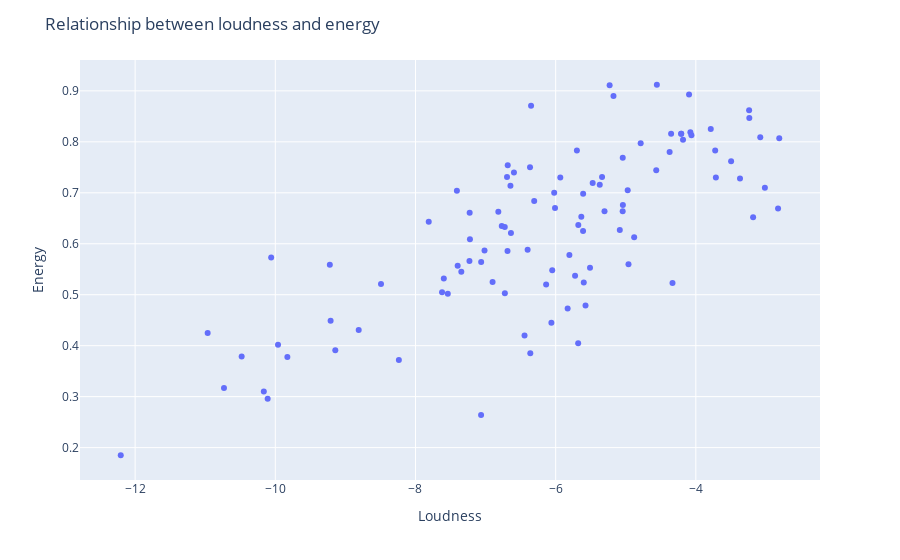

The code cell stored with this chart in its notebook:
### Markdown cell above
# EDA through Plots

### Code cell
fig = px.scatter(features_df, x="loudness", y="energy", hover_data=["name", "duration"])

# Add title and axis labels
fig.update_layout(title='Relationship between loudness and energy', 
                  xaxis_title='Loudness', yaxis_title='Energy')

fig.show()

### Figure 1 — Plotly figure (JSON) as saved in the notebook; plotly's stock layout.template omitted (floating-point values rounded to 4 significant figures; data arrays with more than 128 entries replaced by an {"elided": "..."} marker saying what was removed)
{"data": [{"customdata": {"elided": "100x2 mixed values"}, "hovertemplate": "loudness=%{x}<br>energy=%{y}<br>name=%{customdata[0]}<br>duration=%{customdata[1]}<extra></extra>", "legendgroup": "", "marker": {"color": "#636efa", "symbol": "circle"}, "mode": "markers", "name": "", "orientation": "v", "showlegend": false, "type": "scatter", "x": [-5.934, -3.183, -6.4, -5.679, -6.136, -5.574, -5.609, -5.599, -10.16, -4.374, -6.049, -6.818, -6.9, -7.398, -7.015, -10.96, -6.061, -7.23, -12.21, -10.11, -4.209, -9.211, -10.48, -9.961, -6.769, -2.81, -6.362, -5.338, -9.828, -3.497, -4.88, -5.303, -7.064, -5.175, -10.73, -3.37, -9.144, -4.333, -5.677, -6.366, -4.972, -6.021, -5.697, -6.694, -6.009, -6.638, -7.346, -7.063, -3.714, -6.351, -5.044, -7.811, -3.24, -5.371, -8.81, -3.081, -4.078, -5.472, -5.804, -6.444, -4.183, -5.085, -2.827, -7.409, -4.565, -6.306, -3.015, -5.23, -7.223, -8.237, -3.787, -6.645, -7.539, -5.634, -5.041, -10.06, -6.725, -6.595, -7.596, -5.043, -3.724, -4.353, -5.723, -4.097, -8.492, -4.961, -6.687, -3.237, -4.063, -6.684, -5.608, -4.556, -9.222, -6.726, -7.621, -5.829, -7.227, -4.209, -4.787, -5.51], "xaxis": "x", "y": [0.73, 0.652, 0.588, 0.405, 0.52, 0.479, 0.625, 0.524, 0.31, 0.78, 0.548, 0.663, 0.525, 0.557, 0.587, 0.425, 0.445, 0.566, 0.185, 0.296, 0.816, 0.449, 0.379, 0.402, 0.635, 0.807, 0.385, 0.731, 0.378, 0.762, 0.613, 0.664, 0.264, 0.89, 0.317, 0.728, 0.391, 0.523, 0.637, 0.75, 0.705, 0.7, 0.783, 0.731, 0.67, 0.621, 0.545, 0.564, 0.73, 0.871, 0.664, 0.643, 0.862, 0.716, 0.431, 0.809, 0.819, 0.719, 0.578, 0.42, 0.804, 0.627, 0.669, 0.704, 0.744, 0.684, 0.71, 0.911, 0.609, 0.372, 0.825, 0.714, 0.502, 0.653, 0.676, 0.573, 0.503, 0.74, 0.532, 0.769, 0.783, 0.816, 0.537, 0.893, 0.521, 0.56, 0.586, 0.847, 0.813, 0.754, 0.698, 0.912, 0.559, 0.633, 0.505, 0.473, 0.661, 0.816, 0.797, 0.553], "yaxis": "y"}], "layout": {"legend": {"tracegroupgap": 0}, "margin": {"t": 60}, "title": {"text": "Relationship between loudness and energy"}, "xaxis": {"anchor": "y", "domain": [0.0, 1.0], "title": {"text": "Loudness"}}, "yaxis": {"anchor": "x", "domain": [0.0, 1.0], "title": {"text": "Energy"}}}}
